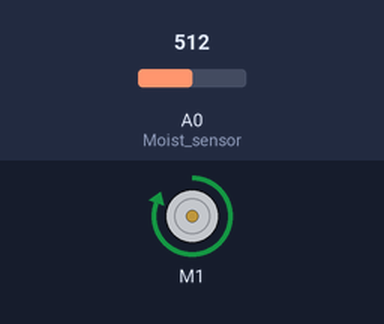
The sketch below on a simulated Arduino Uno, built with avr-gcc and run on an emulated ATmega328P. On the bench: DC motor (green arrow = forward, orange = backward, longer = faster). Inputs (shaded band) come from the test bench; at power-on: A0 (Moist_sensor) = 512. What the sketch prints to the serial monitor is not drawn.

Above: at 8.8 s.
8.9 s: A0 (Moist_sensor) set to 318
20.2 s: A0 (Moist_sensor) set to 288
At 28.1 s:
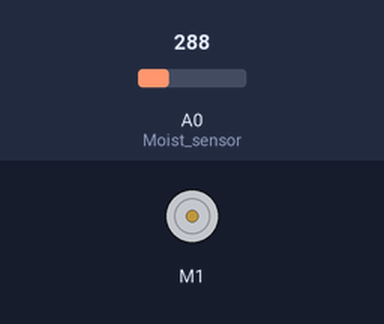
33.5 s: A0 (Moist_sensor) set to 306
At 38.1 s:
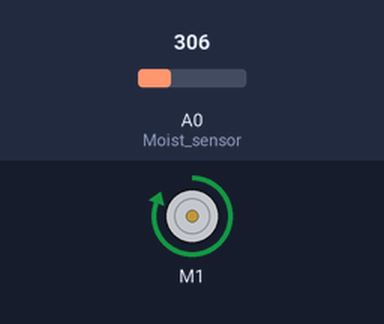
41.5 s: A0 (Moist_sensor) set to 290
At 45.4 s:
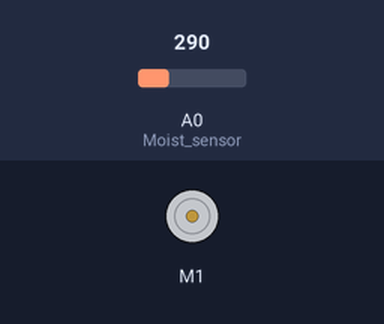
Timing chart, 0 to 46.9 s (numbered marks = the images above; inputs shaded):
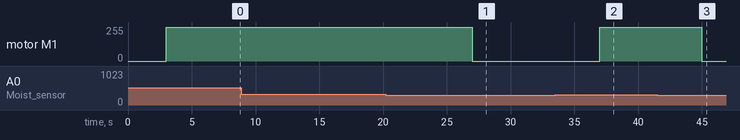

The sketch:

Watering_sys.ino
```cpp
#include <AFMotor.h>


//Connect moisture sensor to pin A0 on arduino
//Connect Water motor to Motor shield, Motor 1

int output_value ;
int water; //random variable
int Moist_sensor = A0; //Mois Sensor

AF_DCMotor motor1(1);

void setup() {
   Serial.begin(9600);
   Serial.println("Reading From the Sensor ...");
   motor1.setSpeed(255);
   motor1.run(RELEASE);
   pinMode(Moist_sensor,INPUT); //input pin coming from soil

   }

void loop() {
   output_value= analogRead(Moist_sensor);
   Serial.print("Mositure : ");
   Serial.print(output_value);
   delay(3000);

   if(output_value  <= 300){
   Serial.println("Moisture is high");
   motor1.run(RELEASE);
   delay(2000);
    }

    else{
    Serial.println("Moisture is Low");
    motor1.run(FORWARD);
    delay(5000);

      }

      }
```

Measured:
- the behaviour switches between 301 and 300 on A0 (Moist_sensor) (found by bisection; images 0 and 1)
- after the input at 8.9 s, every drawn part: stays the same
- after the input at 20.2 s, motor M1: forward 255/255 → stopped after 6.8 s
- after the input at 33.5 s, motor M1: stopped → forward 255/255 after 3.5 s
- after the input at 41.5 s, motor M1: forward 255/255 → stopped after 3.5 s
